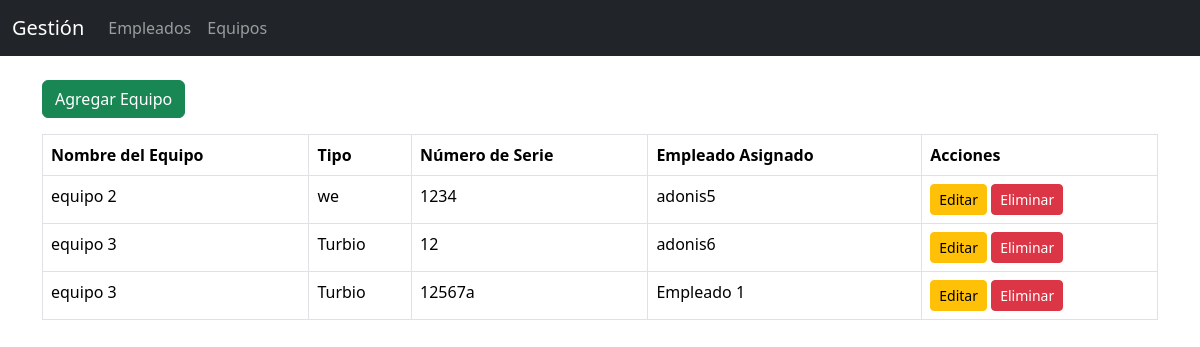
/equipos/listar.php, run on the app's committed database.
### tables this page shows
CREATE TABLE `equipos` (
  `id` int(11) NOT NULL,
  `nombre_equipo` varchar(100) NOT NULL,
  `tipo` varchar(50) NOT NULL,
  `numero_serie` varchar(100) NOT NULL,
  `empleado_id` int(11) DEFAULT NULL
);

CREATE TABLE `empleados` (
  `id` int(11) NOT NULL,
  `nombre` varchar(100) NOT NULL,
  `correo` varchar(100) NOT NULL,
  `departamento` varchar(100) NOT NULL
);

### equipos/listar.php (the view, shortened to what this page needs)
<?php
include '../includes/header.php';
include '../db/conexion.php';?>
<a href="crear.php" class="btn btn-success mb-3">Agregar Equipo</a>
<table class="table table-bordered">
    <thead>
        <tr>
            <th>Nombre del Equipo</th>
            <th>Tipo</th>
            <th>Número de Serie</th>
            <th>Empleado Asignado</th>
            <th>Acciones</th>
        </tr>
    </thead>
    <tbody>
        <?php
        $query = "
            SELECT equipos.*, empleados.nombre AS nombre_empleado
            FROM equipos
            LEFT JOIN empleados ON equipos.empleado_id = empleados.id
        ";
        $result = $conn->query($query);
        while ($row = $result->fetch_assoc()):
        ?>
        <tr>
            <td><?= htmlspecialchars($row['nombre_equipo']) ?></td>
            <td><?= htmlspecialchars($row['tipo']) ?></td>
            <td><?= htmlspecialchars($row['numero_serie']) ?></td>
            <td><?= htmlspecialchars($row['nombre_empleado'] ?? 'Sin asignar') ?></td>
            <td>
                <a href="editar.php?id=<?= $row['id'] ?>" class="btn btn-warning btn-sm">Editar</a>
                <button class="btn btn-danger btn-sm" onclick="confirmarEliminacion('eliminar.php?id=<?= $row['id'] ?>')">Eliminar</button>
            </td>
        </tr>
        <?php endwhile; ?>
    </tbody>
</table>
<?php
include '../includes/footer.php';

### includes/header.php (shortened to what this page needs)
<!DOCTYPE html>
<html lang="es">
<head>
    <?php include '../assets/libs/librerias.php';
   ?>
</head>
<body>
<nav class="navbar navbar-expand-lg navbar-dark bg-dark">
    <div class="container-fluid">
        <a class="navbar-brand" href="../index.php">Gestión</a>
        <div class="collapse navbar-collapse" id="navbarNav">
            <ul class="navbar-nav">
                <li class="nav-item">
                    <a class="nav-link" href="<?= RUTA_RAIZ ?>/empleados/listar.php">Empleados</a>
                </li>
                <li class="nav-item">
                    <a class="nav-link" href="<?= RUTA_RAIZ ?>/equipos/listar.php">Equipos</a>
                </li>
            </ul>
        </div>
    </div>
</nav>
<div class="container mt-4">

### assets/libs/librerias.php (shortened to what this page needs)
<link href="https://cdn.jsdelivr.net/npm/bootstrap@5.3.3/dist/css/bootstrap.min.css" rel="stylesheet">

### includes/footer.php (shortened to what this page needs)
</div>
</body>
</html>

### data on the page
equipos: nombre_equipo "equipo 2", tipo "we", numero_serie "1234", empleado.nombre "adonis5"
equipos: nombre_equipo "equipo 3", tipo "Turbio", numero_serie "12", empleado.nombre "adonis6"
equipos: nombre_equipo "equipo 3", tipo "Turbio", numero_serie "12567a", empleado.nombre "Empleado 1"
